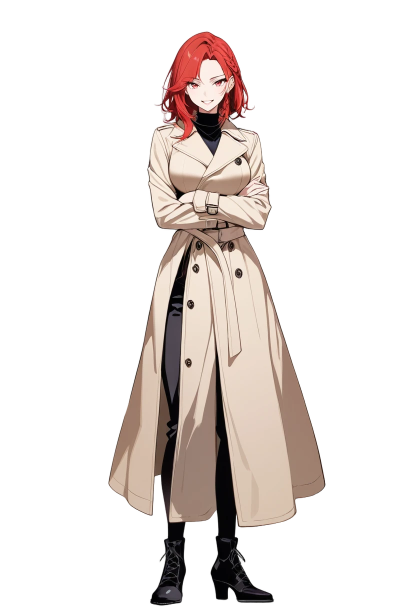
#> input picture data/characters/fei/casual/happy.webp, 832 x 1216 px (shown at 1/2 size)
$ python -i defringe.py   (imports and definitions only)
#> lines starting #> are read from the running program, lines starting #| are printed output that depends on the picture; after the words box and inside, x2 and y2 are one past the last pixel; in counts of white or black regions, pixels touching at a corner belong together
#> further down, picture is the input picture: PIL image 832x1216 RGBA; mean R, G, B, A 111.2, 84.4, 78.6, 66.5
"""立繪去背的後處理：修正半透明邊緣的顏色，去掉混進來的背景白。

去背模型給頭髮細絲、輪廓邊緣的是半透明遮罩，這沒問題；但這些像素的顏色仍混著原本的淺灰白背景，
放在網站的深色背景上會出現一圈白色光暈。這裡保留每個像素的透明度，只修正顏色：
半透明像素 = 前景 × 透明度 + 背景 × (1 - 透明度)，用去背前的背景色反推出前景色；
太透明、反推不穩定的像素，改用附近不透明部分的平滑顏色。邊緣仍然柔和，但不再帶著背景的白。

透明度本身給錯的地方（例如髮絲之間的背景被當成頭髮）這裡救不回來，要靠去背模型：
比較過 isnet-anime、BiRefNet 四種、bria-rmbg，bria-rmbg 最好（見 docs/design.md「美術與內容」）。
試過依顏色修正透明度，但白袍和淺灰背景太像，會削掉白袍邊緣，所以不做。

要在存成 webp 之前、還有去背前原圖的時候做：全透明的地方要是原本的背景色才算得準。
webp 壓縮會改掉部分看不到的像素（試過從 webp 還原原圖，髮絲間出現棋盤格），所以不要拿輸出後的 webp 來處理。

notebook 步驟 4 輸出 webp 前會用同樣的函式；改這裡要一起改 notebook。
已經輸出的立繪要重做，用 art/recut.py。

"""
import sys

import numpy as np
from PIL import Image
from scipy.ndimage import distance_transform_edt, gaussian_filter

SOLID = 230  # 透明度高於這個值的像素顏色可信，不動


def smooth_fill(rgb, known, sigma):
    """用 known 像素的顏色平滑地填滿整張圖（高斯加權平均）；離太遠的退回最近像素的顏色。"""
    w = gaussian_filter(known.astype(float), sigma)
    filled = np.stack([gaussian_filter(rgb[..., c] * known, sigma) for c in range(3)], -1) / np.maximum(w, 1e-6)[..., None]
    far = w < 1e-3
    if far.any():
        _, (iy, ix) = distance_transform_edt(~known, return_indices=True)
        filled[far] = rgb[iy, ix][far]
    return filled


def defringe(image: Image.Image, solid: int = SOLID) -> Image.Image:
#> called with solid = 230
    rgba = np.array(image.convert('RGBA')).astype(float)
    rgb, alpha = rgba[..., :3], rgba[..., 3]
    clear = alpha == 0
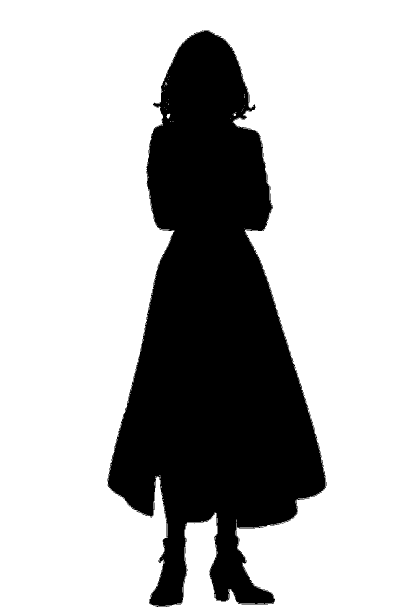
#> clear: shape (1216, 832) bool (shown at 1/2 size); 72.9% white; 24 black regions (23 under 20 px), largest, box (x1, y1, x2, y2) and area: (215, 62, 652, 1214) 273656
    if not clear.any() or not (alpha >= solid).any():
        return image
    # 每個位置原本的背景色：全透明的地方還是去背前的背景，從那裡平滑地推過來（背景有漸層也能處理）
    bg = smooth_fill(rgb, clear, 6)
#> in smooth_fill, `far = w < 1e-3`: far: shape (1216, 832) bool; 20.4% white; 3 white regions, box (x1, y1, x2, y2) and area: (235, 81, 632, 1047) 203616, (439, 1072, 498, 1188) 1902, (325, 1082, 354, 1193) 1094
#> in smooth_fill, `_, (iy, ix) = distance_transform_edt(~known, return_indices=True)`:
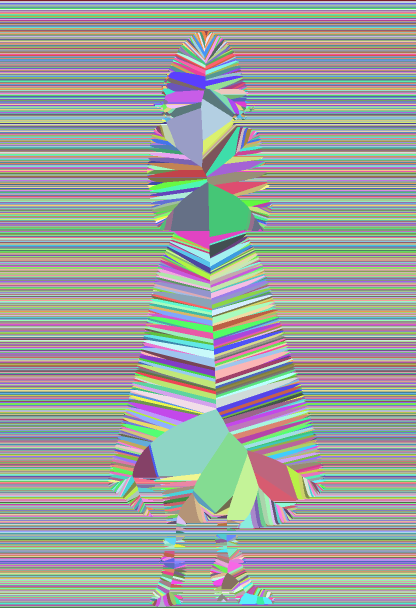
#> iy: shape (1216, 832) int32 (shown at 1/2 size); 1216 distinct labels, from 0 to 1215; one colour per label, 0 black
    # 半透明像素 = 前景 × a + 背景 × (1 - a)，用背景色反推前景（把混進來的背景白扣掉）
    a = (alpha / 255)[..., None]
    fg = np.clip((rgb - (1 - a) * bg) / np.maximum(a, 1e-3), 0, 255)
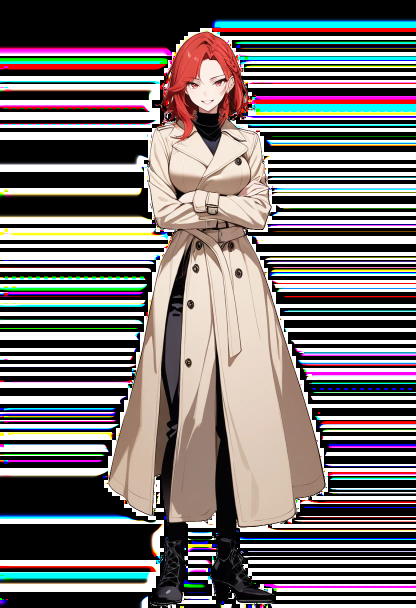
#> fg: shape (1216, 832, 3) float64 (shown at 1/2 size); mean R, G, B 121, 115.4, 114.5
    # 很透明的像素反推不穩定，改用附近不透明部分的平滑顏色
    near = smooth_fill(rgb, alpha >= solid, 2)
#> call 2 of smooth_fill, with sigma = 2
#> in smooth_fill (call 2), `far = w < 1e-3`: far: shape (1216, 832) bool; 71.8% white; 1 black region, box (x1, y1, x2, y2) and area: (212, 58, 656, 1216) 285380
#> in smooth_fill (call 2), `_, (iy, ix) = distance_transform_edt(~known, return_indices=True)`:
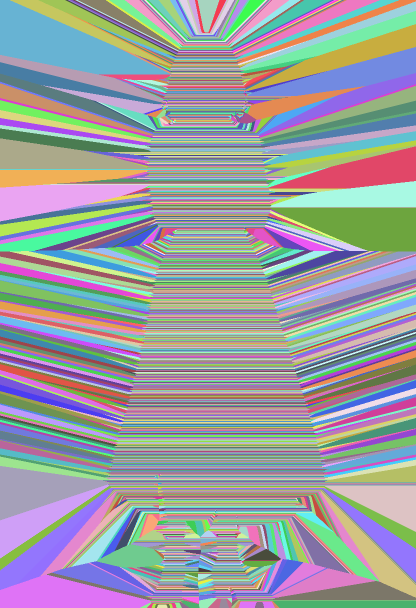
#> iy: shape (1216, 832) int32 (shown at 1/2 size); 1146 distinct labels, from 64 to 1209; one colour per label, 0 black
#> in smooth_fill (call 2), `_, (iy, ix) = distance_transform_edt(~known, return_indices=True)`:
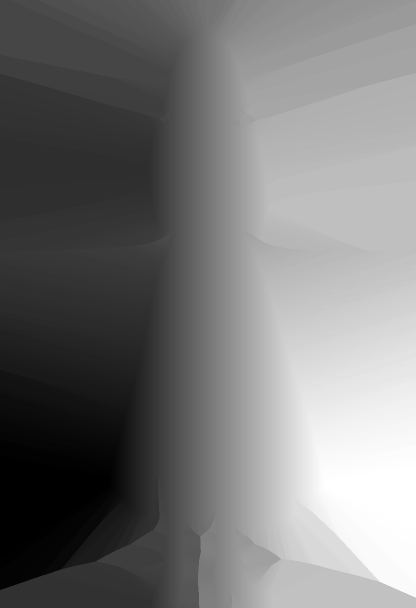
#> ix: shape (1216, 832) int32 (shown at 1/2 size); min 217, max 649, mean 420.1; drawn with min black and max white
#> in smooth_fill (call 2), `filled[far] = rgb[iy, ix][far]`:
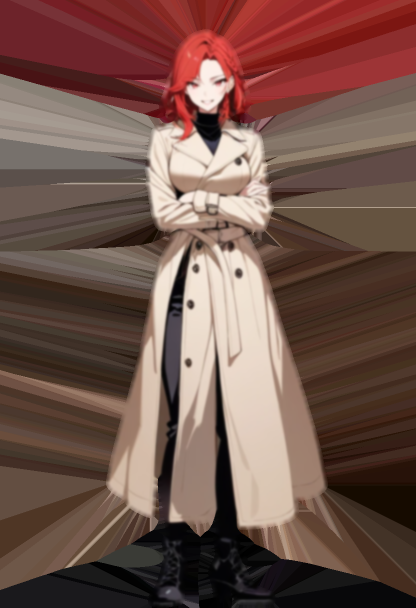
#> filled: shape (1216, 832, 3) float64 (shown at 1/2 size); mean R, G, B 113.3, 83.7, 74.7
    t = np.clip((a - 0.15) / 0.35, 0, 1)
    semi = alpha < solid
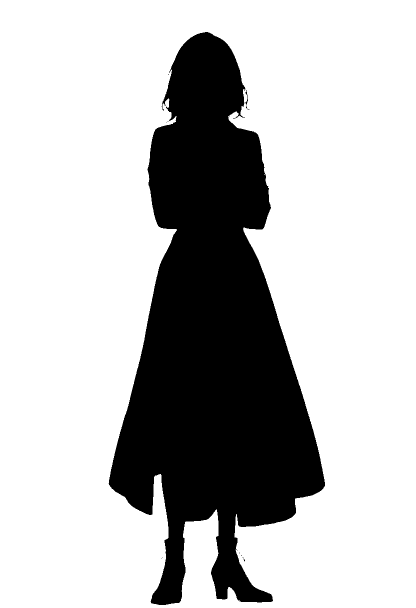
#> semi: shape (1216, 832) bool (shown at 1/2 size); 74.1% white; 14 black regions (12 under 20 px), largest, box (x1, y1, x2, y2) and area: (217, 64, 650, 1210) 261593, (491, 180, 496, 210) 51
    out = rgb.copy()
    out[semi] = (t * fg + (1 - t) * near)[semi]
    rgba[..., :3] = out
    return Image.fromarray(rgba.round().astype(np.uint8), 'RGBA')


def whitish_edges(image: Image.Image) -> int:
    """半透明、又很亮很灰的像素數（白邊的程度），用來比較處理前後"""
    a = np.asarray(image.convert('RGBA')).astype(int)
    rgb, alpha = a[..., :3], a[..., 3]
    semi = (alpha > 20) & (alpha < SOLID)
    return int((semi & (rgb.mean(-1) > 215) & (rgb.max(-1) - rgb.min(-1) < 25)).sum())

>>> from PIL import Image
>>> picture = Image.open('../data/characters/fei/casual/happy.webp')
>>> result = defringe(picture)
